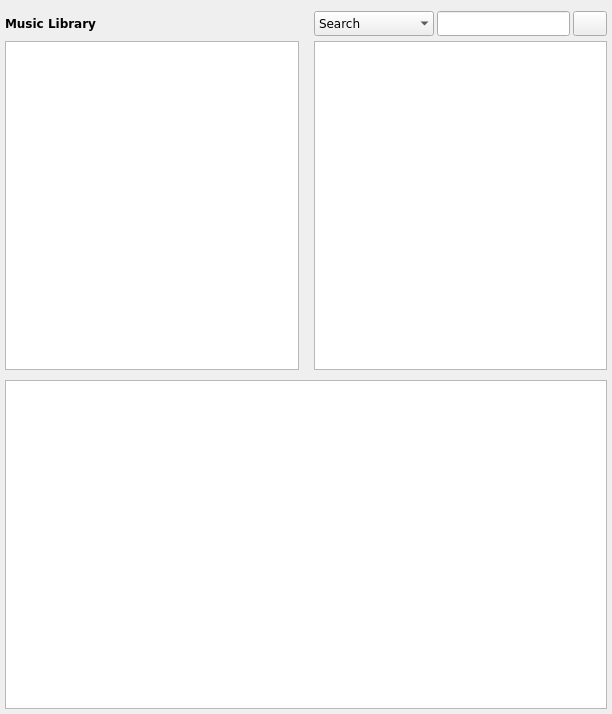
<?xml version="1.0" encoding="UTF-8"?>
<ui version="4.0">
 <class>Library_windowed</class>
 <widget class="QWidget" name="Library_windowed">
  <property name="geometry">
   <rect>
    <x>0</x>
    <y>0</y>
    <width>612</width>
    <height>714</height>
   </rect>
  </property>
  <property name="minimumSize">
   <size>
    <width>0</width>
    <height>0</height>
   </size>
  </property>
  <property name="focusPolicy">
   <enum>Qt::StrongFocus</enum>
  </property>
  <property name="windowTitle">
   <string>Library</string>
  </property>
  <layout class="QGridLayout" name="gridLayout">
   <property name="leftMargin">
    <number>5</number>
   </property>
   <property name="rightMargin">
    <number>5</number>
   </property>
   <property name="bottomMargin">
    <number>5</number>
   </property>
   <property name="horizontalSpacing">
    <number>15</number>
   </property>
   <property name="verticalSpacing">
    <number>5</number>
   </property>
   <item row="4" column="0" colspan="4">
    <widget class="MyTableView" name="tb_title">
     <property name="sizePolicy">
      <sizepolicy hsizetype="Preferred" vsizetype="MinimumExpanding">
       <horstretch>0</horstretch>
       <verstretch>0</verstretch>
      </sizepolicy>
     </property>
     <property name="font">
      <font>
       <family>DejaVu Sans</family>
       <pointsize>8</pointsize>
       <weight>75</weight>
       <bold>true</bold>
      </font>
     </property>
     <property name="layoutDirection">
      <enum>Qt::LeftToRight</enum>
     </property>
     <property name="frameShadow">
      <enum>QFrame::Sunken</enum>
     </property>
     <property name="editTriggers">
      <set>QAbstractItemView::NoEditTriggers</set>
     </property>
     <property name="showDropIndicator" stdset="0">
      <bool>false</bool>
     </property>
     <property name="dragEnabled">
      <bool>true</bool>
     </property>
     <property name="dragDropMode">
      <enum>QAbstractItemView::DragOnly</enum>
     </property>
     <property name="alternatingRowColors">
      <bool>true</bool>
     </property>
     <property name="selectionMode">
      <enum>QAbstractItemView::ExtendedSelection</enum>
     </property>
     <property name="selectionBehavior">
      <enum>QAbstractItemView::SelectRows</enum>
     </property>
     <property name="textElideMode">
      <enum>Qt::ElideLeft</enum>
     </property>
     <property name="verticalScrollMode">
      <enum>QAbstractItemView::ScrollPerPixel</enum>
     </property>
     <property name="horizontalScrollMode">
      <enum>QAbstractItemView::ScrollPerPixel</enum>
     </property>
     <property name="showGrid">
      <bool>false</bool>
     </property>
     <property name="gridStyle">
      <enum>Qt::DotLine</enum>
     </property>
     <property name="sortingEnabled">
      <bool>true</bool>
     </property>
     <property name="wordWrap">
      <bool>false</bool>
     </property>
     <property name="cornerButtonEnabled">
      <bool>true</bool>
     </property>
     <attribute name="horizontalHeaderCascadingSectionResizes">
      <bool>true</bool>
     </attribute>
     <attribute name="horizontalHeaderHighlightSections">
      <bool>false</bool>
     </attribute>
     <attribute name="horizontalHeaderMinimumSectionSize">
      <number>23</number>
     </attribute>
     <attribute name="horizontalHeaderShowSortIndicator" stdset="0">
      <bool>true</bool>
     </attribute>
     <attribute name="horizontalHeaderStretchLastSection">
      <bool>true</bool>
     </attribute>
     <attribute name="verticalHeaderVisible">
      <bool>false</bool>
     </attribute>
     <attribute name="verticalHeaderDefaultSectionSize">
      <number>20</number>
     </attribute>
     <attribute name="verticalHeaderMinimumSectionSize">
      <number>20</number>
     </attribute>
    </widget>
   </item>
   <item row="2" column="2" colspan="2">
    <widget class="MyTableView" name="lv_album">
     <property name="sizePolicy">
      <sizepolicy hsizetype="Expanding" vsizetype="Expanding">
       <horstretch>1</horstretch>
       <verstretch>0</verstretch>
      </sizepolicy>
     </property>
     <property name="minimumSize">
      <size>
       <width>200</width>
       <height>0</height>
      </size>
     </property>
     <property name="font">
      <font>
       <family>DejaVu Sans</family>
       <pointsize>8</pointsize>
       <weight>75</weight>
       <bold>true</bold>
      </font>
     </property>
     <property name="layoutDirection">
      <enum>Qt::LeftToRight</enum>
     </property>
     <property name="frameShadow">
      <enum>QFrame::Sunken</enum>
     </property>
     <property name="autoScroll">
      <bool>false</bool>
     </property>
     <property name="editTriggers">
      <set>QAbstractItemView::NoEditTriggers</set>
     </property>
     <property name="selectionBehavior">
      <enum>QAbstractItemView::SelectRows</enum>
     </property>
     <property name="verticalScrollMode">
      <enum>QAbstractItemView::ScrollPerPixel</enum>
     </property>
     <property name="horizontalScrollMode">
      <enum>QAbstractItemView::ScrollPerPixel</enum>
     </property>
     <property name="showGrid">
      <bool>false</bool>
     </property>
     <property name="gridStyle">
      <enum>Qt::DotLine</enum>
     </property>
     <property name="sortingEnabled">
      <bool>true</bool>
     </property>
     <property name="wordWrap">
      <bool>false</bool>
     </property>
     <attribute name="horizontalHeaderHighlightSections">
      <bool>false</bool>
     </attribute>
     <attribute name="horizontalHeaderStretchLastSection">
      <bool>true</bool>
     </attribute>
     <attribute name="verticalHeaderVisible">
      <bool>false</bool>
     </attribute>
     <attribute name="verticalHeaderDefaultSectionSize">
      <number>20</number>
     </attribute>
     <attribute name="verticalHeaderMinimumSectionSize">
      <number>20</number>
     </attribute>
    </widget>
   </item>
   <item row="2" column="0" colspan="2">
    <widget class="MyTableView" name="lv_artist">
     <property name="sizePolicy">
      <sizepolicy hsizetype="Expanding" vsizetype="Expanding">
       <horstretch>1</horstretch>
       <verstretch>0</verstretch>
      </sizepolicy>
     </property>
     <property name="minimumSize">
      <size>
       <width>200</width>
       <height>0</height>
      </size>
     </property>
     <property name="font">
      <font>
       <family>DejaVu Sans</family>
       <pointsize>8</pointsize>
       <weight>75</weight>
       <bold>true</bold>
      </font>
     </property>
     <property name="layoutDirection">
      <enum>Qt::LeftToRight</enum>
     </property>
     <property name="frameShadow">
      <enum>QFrame::Sunken</enum>
     </property>
     <property name="autoScroll">
      <bool>false</bool>
     </property>
     <property name="editTriggers">
      <set>QAbstractItemView::NoEditTriggers</set>
     </property>
     <property name="selectionBehavior">
      <enum>QAbstractItemView::SelectRows</enum>
     </property>
     <property name="verticalScrollMode">
      <enum>QAbstractItemView::ScrollPerPixel</enum>
     </property>
     <property name="horizontalScrollMode">
      <enum>QAbstractItemView::ScrollPerPixel</enum>
     </property>
     <property name="showGrid">
      <bool>false</bool>
     </property>
     <property name="gridStyle">
      <enum>Qt::DotLine</enum>
     </property>
     <property name="sortingEnabled">
      <bool>true</bool>
     </property>
     <property name="wordWrap">
      <bool>false</bool>
     </property>
     <attribute name="horizontalHeaderHighlightSections">
      <bool>false</bool>
     </attribute>
     <attribute name="horizontalHeaderStretchLastSection">
      <bool>true</bool>
     </attribute>
     <attribute name="verticalHeaderVisible">
      <bool>false</bool>
     </attribute>
     <attribute name="verticalHeaderDefaultSectionSize">
      <number>20</number>
     </attribute>
     <attribute name="verticalHeaderMinimumSectionSize">
      <number>20</number>
     </attribute>
    </widget>
   </item>
   <item row="3" column="0" colspan="2">
    <widget class="QFrame" name="frame">
     <property name="font">
      <font>
       <family>DejaVu Sans</family>
      </font>
     </property>
     <property name="frameShape">
      <enum>QFrame::StyledPanel</enum>
     </property>
     <property name="frameShadow">
      <enum>QFrame::Raised</enum>
     </property>
    </widget>
   </item>
   <item row="1" column="2" colspan="2">
    <layout class="QHBoxLayout" name="horizontalLayout">
     <property name="spacing">
      <number>3</number>
     </property>
     <item>
      <widget class="QComboBox" name="combo_searchfilter">
       <property name="minimumSize">
        <size>
         <width>120</width>
         <height>25</height>
        </size>
       </property>
       <property name="maximumSize">
        <size>
         <width>120</width>
         <height>25</height>
        </size>
       </property>
       <property name="font">
        <font>
         <family>DejaVu Sans</family>
         <pointsize>9</pointsize>
         <weight>50</weight>
         <bold>false</bold>
        </font>
       </property>
       <property name="focusPolicy">
        <enum>Qt::NoFocus</enum>
       </property>
       <property name="toolTip">
        <string>Shortcuts: &lt;br /&gt;Search &lt;span style=&quot; font-weight:600;&quot;&gt;s: &lt;br /&gt; &lt;/span&gt;Genre &lt;span style=&quot; font-weight:600;&quot;&gt;g: &lt;br /&gt;&lt;/span&gt;Path &lt;span style=&quot; font-weight:600;&quot;&gt;p:&lt;br/&gt;</string>
       </property>
       <property name="sizeAdjustPolicy">
        <enum>QComboBox::AdjustToMinimumContentsLength</enum>
       </property>
       <property name="minimumContentsLength">
        <number>120</number>
       </property>
       <property name="frame">
        <bool>false</bool>
       </property>
       <item>
        <property name="text">
         <string>Search</string>
        </property>
       </item>
       <item>
        <property name="text">
         <string>Genre</string>
        </property>
       </item>
       <item>
        <property name="text">
         <string>Path</string>
        </property>
       </item>
      </widget>
     </item>
     <item>
      <widget class="QLineEdit" name="le_search">
       <property name="minimumSize">
        <size>
         <width>0</width>
         <height>25</height>
        </size>
       </property>
       <property name="maximumSize">
        <size>
         <width>16777215</width>
         <height>25</height>
        </size>
       </property>
       <property name="font">
        <font>
         <family>DejaVu Sans</family>
         <pointsize>9</pointsize>
        </font>
       </property>
       <property name="focusPolicy">
        <enum>Qt::ClickFocus</enum>
       </property>
       <property name="toolTip">
        <string>Search for title, interprets and albums</string>
       </property>
      </widget>
     </item>
     <item>
      <widget class="QPushButton" name="btn_clear">
       <property name="minimumSize">
        <size>
         <width>0</width>
         <height>25</height>
        </size>
       </property>
       <property name="maximumSize">
        <size>
         <width>34</width>
         <height>25</height>
        </size>
       </property>
       <property name="font">
        <font>
         <family>DejaVu Sans</family>
        </font>
       </property>
       <property name="focusPolicy">
        <enum>Qt::NoFocus</enum>
       </property>
       <property name="toolTip">
        <string>Show all interprets, albums, tracks</string>
       </property>
       <property name="text">
        <string/>
       </property>
      </widget>
     </item>
    </layout>
   </item>
   <item row="1" column="0" colspan="2">
    <layout class="QHBoxLayout" name="horizontalLayout_2">
     <item>
      <widget class="QLabel" name="lab_music_library">
       <property name="sizePolicy">
        <sizepolicy hsizetype="Maximum" vsizetype="Preferred">
         <horstretch>0</horstretch>
         <verstretch>0</verstretch>
        </sizepolicy>
       </property>
       <property name="font">
        <font>
         <family>DejaVu Sans</family>
         <pointsize>9</pointsize>
         <weight>75</weight>
         <bold>true</bold>
        </font>
       </property>
       <property name="text">
        <string>Music Library  </string>
       </property>
      </widget>
     </item>
     <item>
      <widget class="QLabel" name="lab_status">
       <property name="font">
        <font>
         <family>DejaVu Sans</family>
        </font>
       </property>
       <property name="text">
        <string/>
       </property>
      </widget>
     </item>
     <item>
      <widget class="QPushButton" name="btn_info">
       <property name="minimumSize">
        <size>
         <width>24</width>
         <height>24</height>
        </size>
       </property>
       <property name="maximumSize">
        <size>
         <width>24</width>
         <height>24</height>
        </size>
       </property>
       <property name="font">
        <font>
         <family>DejaVu Sans</family>
        </font>
       </property>
       <property name="focusPolicy">
        <enum>Qt::NoFocus</enum>
       </property>
       <property name="text">
        <string/>
       </property>
       <property name="iconSize">
        <size>
         <width>24</width>
         <height>24</height>
        </size>
       </property>
       <property name="flat">
        <bool>true</bool>
       </property>
      </widget>
     </item>
    </layout>
   </item>
  </layout>
 </widget>
 <customwidgets>
  <customwidget>
   <class>MyTableView</class>
   <extends>QTableView</extends>
   <header>GUI/MyTableView.h</header>
  </customwidget>
 </customwidgets>
 <resources/>
 <connections/>
</ui>
